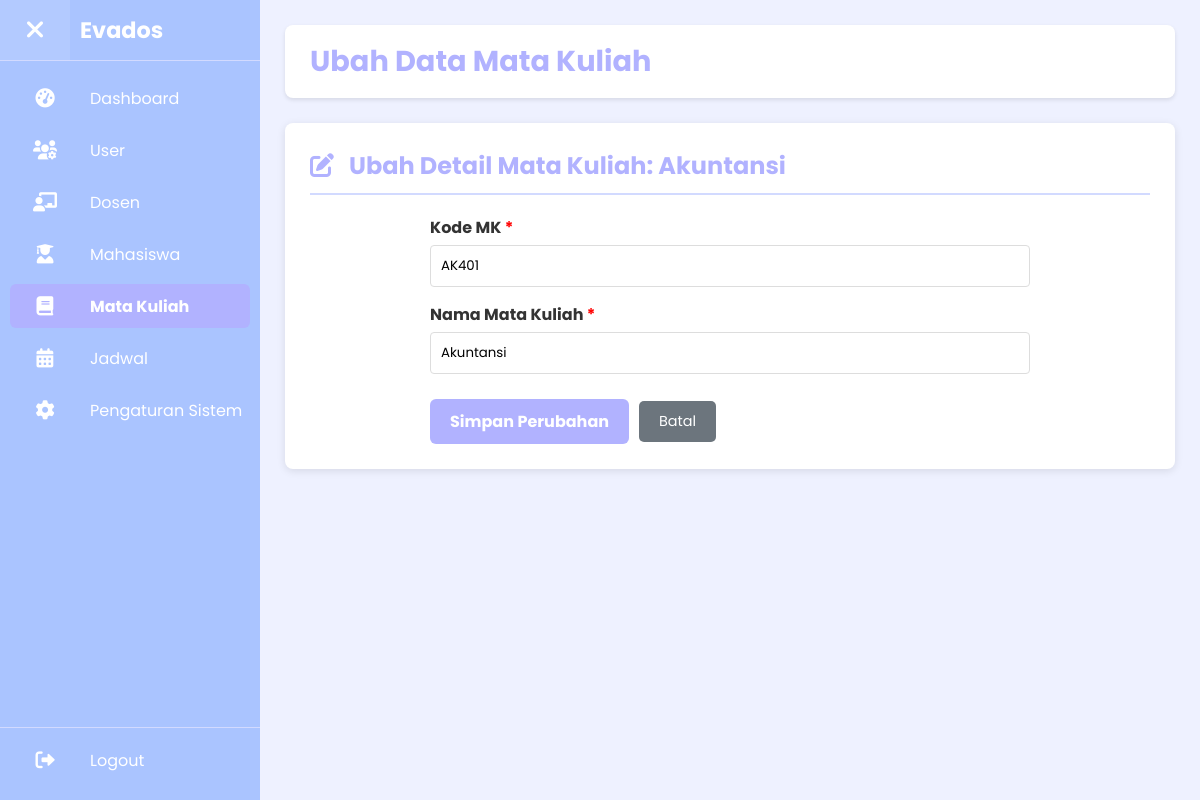
The page /admin/admin_edit_matakuliah.php?mk_id=11 (signed in) on the database as committed earlier.
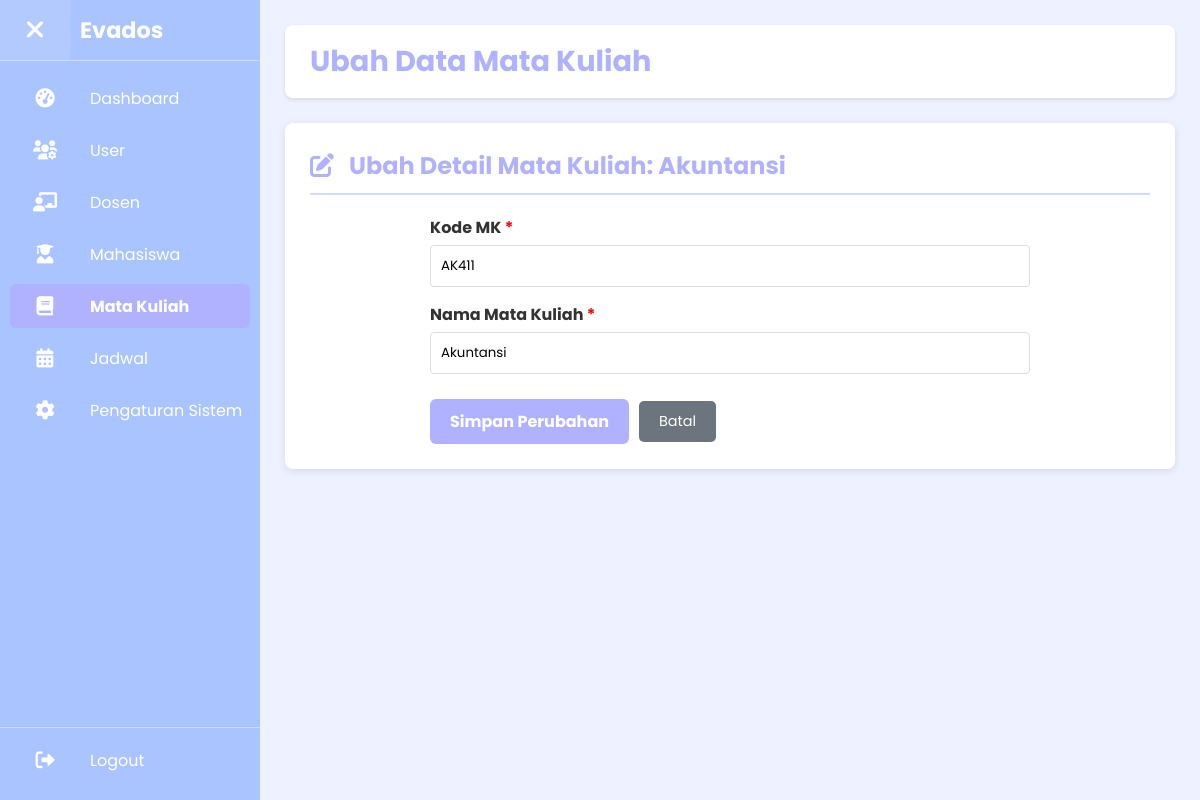
The same page on the database as committed later.
### tables this page shows
CREATE TABLE `mata_kuliah` (
  `mk_id` int(11) NOT NULL,
  `kode_mk` varchar(20) NOT NULL,
  `nama_mk` varchar(100) NOT NULL
);

### admin/admin_edit_matakuliah.php (the view, shortened to what the changed rows need)
<?php
require_once '../config/db.php';
$page_title = "Tambah Mata Kuliah Baru";
$mk_data = [
    'mk_id' => null,
    'kode_mk' => '',
    'nama_mk' => ''
];
$is_editing = false;
$form_action_url = 'admin_edit_matakuliah.php?action=add';
if (isset($_GET['mk_id']) && is_numeric($_GET['mk_id'])) {
    $mk_id_to_edit = intval($_GET['mk_id']);
    $page_title = "Ubah Data Mata Kuliah";
    $is_editing = true;
    $form_action_url = 'admin_edit_matakuliah.php?mk_id=' . $mk_id_to_edit;
    $stmt_fetch = $conn->prepare("SELECT mk_id, kode_mk, nama_mk FROM mata_kuliah WHERE mk_id = ?");
    if ($stmt_fetch) {
        $stmt_fetch->bind_param("i", $mk_id_to_edit);
        $stmt_fetch->execute();
        $result_fetch = $stmt_fetch->get_result();
        if ($result_fetch->num_rows == 1) {
            $db_data = $result_fetch->fetch_assoc();
            $mk_data = array_merge($mk_data, $db_data);
        } else {
            $_SESSION['error_message_mk_manage'] = "Data mata kuliah tidak ditemukan.";
            header("Location: admin_manage_matakuliah.php");
            exit();
        }
    } else {
        $error_message = "Gagal mengambil data mata kuliah: " . $conn->error;
        $mk_data = null;
    }
} elseif (isset($_GET['action']) && $_GET['action'] == 'add') {
} else {
    $_SESSION['error_message_mk_manage'] = "Aksi tidak valid atau ID Mata Kuliah tidak disediakan.";
    header("Location: admin_manage_matakuliah.php");
    exit();
}
?>
<!DOCTYPE html>
<html lang="id">
<head>
    <link rel="stylesheet" href="../css/style.css">
    <link rel="stylesheet" href="https://cdnjs.cloudflare.com/ajax/libs/font-awesome/6.0.0-beta3/css/all.min.css">
</head>
<body>
    <div class="mahasiswa-layout">
        <main class="main-content" id="mainContent">
            <header class="header">
                <h1><?php echo htmlspecialchars($page_title); ?></h1>
            </header>
            <?php if ($mk_data !== null || (isset($_GET['action']) && $_GET['action'] == 'add')): ?>
                <section class="content-card">
                    <h2><i class="fas <?php echo $is_editing ? 'fa-edit' : 'fa-folder-plus'; ?>"></i>
                        <?php echo $is_editing ? "Ubah Detail Mata Kuliah: " . htmlspecialchars($mk_data['nama_mk'] ?? 'Mata Kuliah') : "Tambah Mata Kuliah Baru"; ?>
                    </h2>
                    <form action="<?php echo htmlspecialchars($form_action_url); ?>" method="POST" class="form-container"
                        style="max-width: 600px;">
                        <div class="input-group">
                            <label for="kode_mk">Kode MK <span style="color:red;">*</span></label>
                            <input type="text" id="kode_mk" name="kode_mk" required
                                value="<?php echo htmlspecialchars($mk_data['kode_mk'] ?? ''); ?>">
                        </div>
                        <div class="input-group">
                            <label for="nama_mk">Nama Mata Kuliah <span style="color:red;">*</span></label>
                            <input type="text" id="nama_mk" name="nama_mk" required
                                value="<?php echo htmlspecialchars($mk_data['nama_mk'] ?? ''); ?>">
                        </div>
                        <div class="form-actions">
                            <button type="submit" name="<?php echo $is_editing ? 'update_matakuliah' : 'add_matakuliah'; ?>"
                                class="btn-login" style="width:auto; padding: 10px 20px;">
                                <?php echo $is_editing ? 'Simpan Perubahan' : 'Tambah Mata Kuliah'; ?>
                            </button>
                            <a href="admin_manage_matakuliah.php" class="btn-penilaian"
                                style="background-color: #6c757d; color:white; text-decoration:none; padding: 10px 20px;">Batal</a>
                        </div>
                    </form>
                </section>
            <?php endif; ?>
        </main>
    </div>
</body>
</html>

Rows that differ between the two databases and show on the page:
changed mata_kuliah "Akuntansi": kode_mk "AK401" → "AK411"
